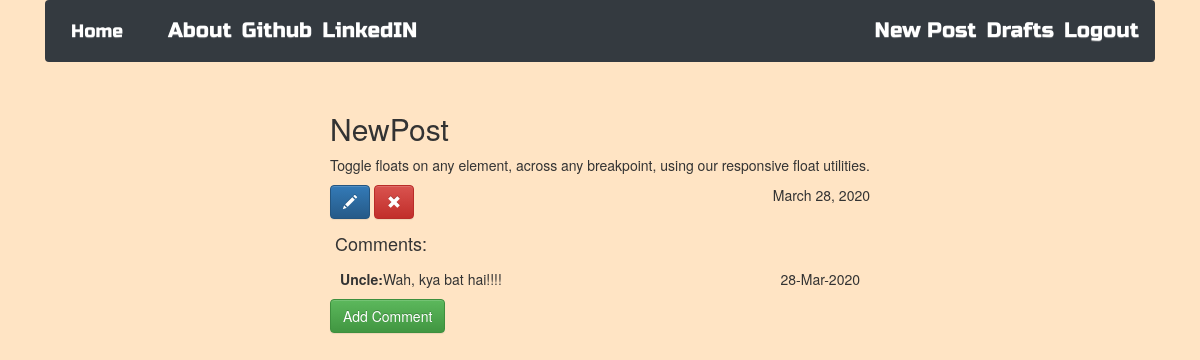
Screenshot of /post/4 (signed in) with the database file from the repository.
### blog/models.py (models this page shows, shortened)
class Post(models.Model):
    author = models.ForeignKey('auth.User')
    title = models.CharField(max_length=264)
    text = models.TextField()
    created_date = models.DateField(default=timezone.now())
    published_date = models.DateField(blank=True, null=True)

class Comment(models.Model):
    post = models.ForeignKey('blog.post', related_name="comments")
    author = models.CharField(max_length=264)
    text = models.CharField(max_length=600)
    created_date = models.DateField(default = timezone.now())
    approved_comment = models.BooleanField(default=False)

### blog/views.py (the view)
# urls.py: url(r'^post/(?P<pk>\d+)$',views.PostDetailView.as_view(), name='post_detail'),
class PostDetailView(DetailView):
    model = Post

### blog/templates/blog/post_detail.html (shortened to what this page needs)
{% extends "blog/base.html" %}
{% block content %}
<div class="row">
    <div class="col-3">
    </div>
    <div class="col-6">
        <h2 class="posttitle loader">{{ post.title }}</h2>
        <p class="postconent">{{ post.text|safe|linebreaks }}</p>
        {% if post.published_date %}
            <div class="date postdate float-right">
                <p>{{ post.published_date }}</p>
            </div>
        {% else %}
            <a class="btn btn-primary" href="{% url 'post_publish' pk=post.pk %}">Publish</a>
        {% endif %}
        {% if user.is_authenticated %}
            <a class="btn btn-primary" href="{% url 'post_edit' pk=post.pk %}">
                <span class="glyphicon glyphicon-pencil"></span>
            </a>
            <a class="btn btn-danger" href="{% url 'post_remove' pk=post.pk %}">
                <span class="glyphicon glyphicon-remove"></span>
            </a>
        {% endif %}
        <h4 class="d-flex p-2 bd-highlight">Comments:</h4>
        {% for comment in post.comments.all %}
        <div class="px-3">
            {% if user.is_authenticated or comment.approved_comment %}
                <div class="float-right">{{comment.created_date|date:"d-M-Y"}}</div>
                <div class="d-flex"><strong>{{ comment.author }}: </strong>{{ comment.text|safe|linebreaksbr }}</div>
            {% endif %}
            </div>
        {% endfor %}
        <form action="{% url 'add_comment_to_post' pk=post.pk %}" method="post">
            <input type="submit" class="btn btn-success" value="Add Comment">
        </form>
    </div>
</div>
{% endblock %}

### blog/static/css/blog.css (style rules this page uses)
body { background-color: bisque }
.loader { filter:hue-rotate(0deg); color:linear-gradient(45deg,#0f8,#08f); animation:hue 1000ms infinite linear; }

### rows the page displays
Post: title "NewPost", text "Toggle floats on any element, across any breakpoint, using our responsive float utilities.", published_date "March 28, 2020"
Comment: created_date "28-Mar-2020", author "Uncle", text "Wah, kya bat hai!!!!"
